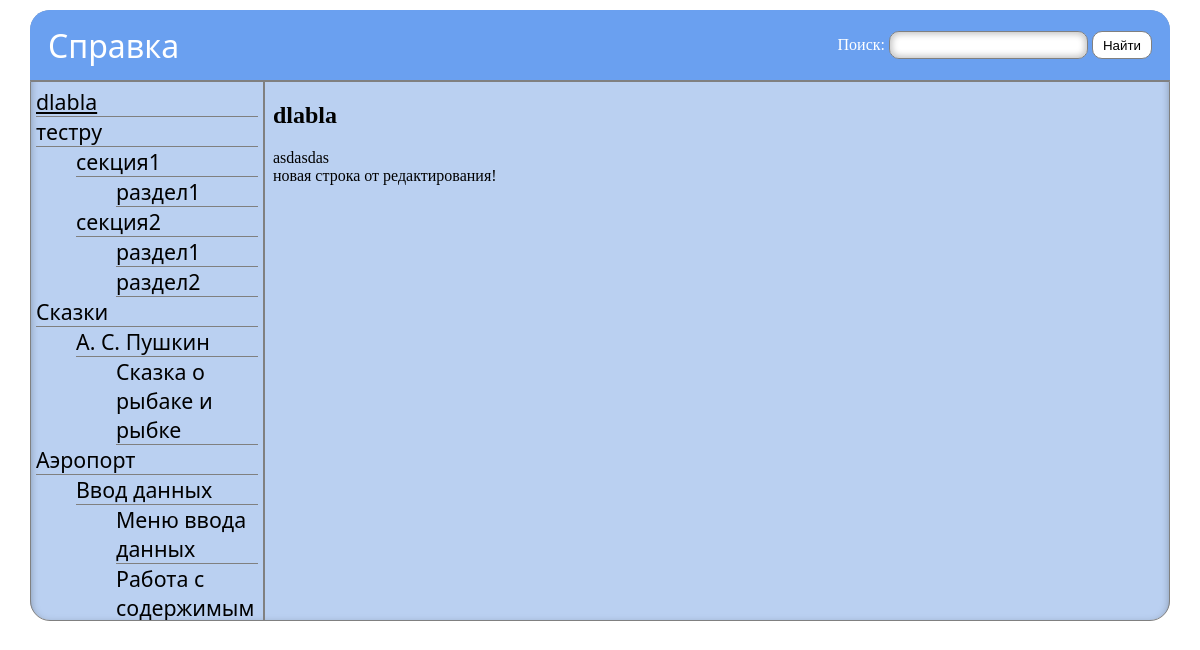
The app's page /?page_id=17 with its own data.
### tables this page shows
CREATE TABLE `ref_system_data` (
  `id` int(11) NOT NULL,
  `type` varchar(64) NOT NULL,
  `parent_id` int(11) DEFAULT NULL,
  `caption` varchar(150) NOT NULL,
  `content` text
);

### classes/ReferenceSystem.php (called while the page is built, shortened)
<?php
include_once 'RSArticle.php';
include_once 'ReferenceSchemeItem.php';
class ReferenceSystem
{
    public static $HierarchyItems = ['Chapter','Section','Subsection'];
    public static function GetArticleByDBId($id)
    {
        $mysqli = new mysqli(DB_HOST, DB_LOGIN, DB_PASSWORD, DB_DATABASE);
        $id = $mysqli->real_escape_string($id);
        $sql = "SELECT * FROM ref_system_data WHERE id = $id";
        if(!$result = $mysqli->query($sql))
            return "Ошибка: " . $mysqli->error . "\n";
        $arr = $result->fetch_assoc();
        return new RSArticle($arr['id'],$arr['caption'], $arr['content'], $arr['type']);
    }
    public static function GetItemChildren($pathOrId)
    {
        $mysqli = new mysqli(DB_HOST, DB_LOGIN, DB_PASSWORD, DB_DATABASE);
        $id = (is_numeric($pathOrId)) ? $pathOrId : self::PathToId($pathOrId);
        $sql = "SELECT id,type,caption FROM ref_system_data WHERE parent_id = $id";
        if(!$result = $mysqli->query($sql))
            return "Ошибка: " . $mysqli->error . "\n";
        $children = array();
        for ($i = 0; !($result->num_rows === 0) and $arr = $result->fetch_assoc(); $i++)
        {
            $children[$i] = new RSArticle($arr['id'],$arr['caption'], null, $arr['type']);
        }
        return $children;
    }
    public static function GetReferenceScheme($scheme)
    {
        if(count($scheme) === 0)
        {
            $mysqli = new mysqli(DB_HOST, DB_LOGIN, DB_PASSWORD, DB_DATABASE);
            $type = self::$HierarchyItems[0];
            $sql = "SELECT id,type,caption FROM ref_system_data WHERE type = '$type'";
            if(!$result = $mysqli->query($sql))
                return "Ошибка: " . $mysqli->error . "\n";
            for ($i = 0; !($result->num_rows === 0) and $arr = $result->fetch_assoc(); $i++) {
                $scheme[$i] = new ReferenceSchemeItem(new RSArticle($arr['id'], $arr['caption'], null, $arr['type']),
                    array(), null, $arr['caption']);
            }
            for($i=0; $i<count($scheme); $i++)
                $scheme[$i]->FirstLevel = $scheme;
            return self::GetReferenceScheme($scheme);
        }
        else
        {
            for($i=0; $i<count($scheme); $i++)
            {
                $path = $scheme[$i]->Path;
                $children = self::GetItemChildren($path);
                for ($j = 0; $j<count($children); $j++)
                {
                    $scheme[$i]->Children[$j] = new ReferenceSchemeItem($children[$j],array(),$scheme[$i]->FirstLevel,
                                                                        $path . '/' . $children[$j]->Caption);
                    if(count($children)>0)
                        self::GetReferenceScheme($scheme[$i]->Children);
                }
            }
            return $scheme[0]->FirstLevel;
        }
    }
    public static function PathToId($path)
    {
        $mysqli = new mysqli(DB_HOST, DB_LOGIN, DB_PASSWORD, DB_DATABASE);
        $path = $mysqli->real_escape_string($path);
        $path = explode('/',$path);
        $parent_id = -1;
        for($i = 0; $i<count($path); $i++)
        {
            $type = self::$HierarchyItems[$i];
            $sql = ($i > 0) ?
                "SELECT id FROM ref_system_data WHERE caption = '$path[$i]' AND type = '$type'  AND parent_id=$parent_id"
                :
                "SELECT id FROM ref_system_data WHERE caption = '$path[$i]' AND type = '$type'";
            if (!$result = $mysqli->query($sql))
                return "Ошибка: " . $mysqli->error . "\n";
            $parent_id = $result->fetch_assoc()['id'];
        }
        return $parent_id;
    }
}

### classes/ReferenceSchemeItem.php (called while the page is built, shortened)
<?php
include_once 'ReferenceSystem.php';
class ReferenceSchemeItem
{
    public function __construct($article, $children, $firstLevel, $path)
    {
        $this->Article = $article;
        $this->FirstLevel = $firstLevel;
        $this->Path = $path;
    }
}

### classes/RSArticle.php (called while the page is built, shortened)
<?php
class RSArticle
{
    public function __construct($id, $caption, $content, $type)
    {
        $this->Id = $id;
        $this->Caption = $caption;
        $this->Content = $content;
    }
}

### index.php (the view, shortened to what this page needs)
<?php
    include_once "classes/ReferenceSystem.php";
?>
<!DOCTYPE HTML>
<html>
<head>
</head>
<body>
    <div class="ItemContainer">
        <div class="ItemHeader" id="header">
            <span class="ItemHeaderText">
                Справка
            </span>
            <form>
                <span style="color: white">Поиск: </span>
                <input type="text" name="searchText" id="searchText">
                <input type="submit" value="Найти" id="searchButton">
            </form>
        </div>
        <div id="RefContainer">
            <div id="TableOfContentsContainer">
                <ul id="TableOfContents">
                    <?php
                    $sch = ReferenceSystem\ReferenceSystem::GetReferenceScheme(array());
                    for($i = 0; $i<count($sch); $i++)
                        PrintVertex($sch[$i]);
                    ?>
                </ul>
            </div>
            <div id="Content">
                <?php
                if(isset($_GET['page_id']) and $_GET['page_id'] != '')
                {
                    $article = ReferenceSystem\ReferenceSystem::GetArticleByDBId(intval($_GET['page_id']));
                    echo "<h2>$article->Caption</h2>\r\n";
                    echo $article->Content;
                }
                ?>
            </div>
        </div>
    </div>
</body>
</html>
<?php
function PrintVertex($Vertex)
{
    $query = '';
    if(isset($_GET['searchText']) AND trim($_GET['searchText']) != '')
    {
        $search = trim($_GET['searchText']);
        $articles = ReferenceSystem\ReferenceSystem::SearchReference($search);
        $flag = false;
        if(count($articles) > 0)
        {
            for($i = 0; $i<count($articles) and !$flag; $i++)
                $flag = $articles[$i]->Id == $Vertex->Article->Id;
        }
        if($flag)
            echo '<li><a href="?page_id=' . $Vertex->Article->Id . $query . '">' . $Vertex->Article->Caption . '</a>' . "</li>\r\n";
        else
            echo '<li><a style="color: gray;" href="?page_id=' . $Vertex->Article->Id . $query . '">' .
                $Vertex->Article->Caption . '</a>' . "</li>\r\n";
    }
    else
        if(isset($_GET['page_id']) and $_GET['page_id'] == $Vertex->Article->Id)
            echo '<li><a style="text-decoration: underline" href="?page_id=' . $Vertex->Article->Id . $query . '">' . $Vertex->Article->Caption . '</a>' . "</li>\r\n";
        else
            echo '<li><a href="?page_id=' . $Vertex->Article->Id . $query . '">' . $Vertex->Article->Caption . '</a>' . "</li>\r\n";
    for($i = 0; $i<count($Vertex->Children); $i++)
    {
        echo "<ul>\r\n";
        PrintVertex($Vertex->Children[$i]);
        echo "</ul>\r\n";
    }
}
?>

### index.php (style rules this page uses)
html, body { height: 97%; margin: 0; }
.ItemContainer { background-color: #bad0f1; box-shadow: inset 0px 4px 9px 0px rgba(0, 0, 0, 0.35); border-radius: 20px; margin: 10px 30px 10px 30px; padding: 0 0 10px 0; height: 600px; }
.ItemHeader { border-radius: 20px 20px 0px 0px; display: flex; justify-content: space-between; align-items: center; border-bottom: 1px solid gray; background-color: rgb(106, 160, 240); text-align: right; vertical-align: center; padding: 10px 18px 10px 18px; height: 50px; }
.ItemHeaderText { font-family: "Segoe UI", sans-serif; font-size: 24pt; color: white; }
#RefContainer { overflow: hidden; display: flex; justify-content: space-between; border: 1px solid gray; border-radius: 0px 0px 20px 20px; height: 538px; }
#TableOfContentsContainer { font-family: "Segoe UI", sans-serif; font-size: 16pt; overflow: auto; width: 20%; padding-left: 5px; padding-right: 5px; border-right: 1px solid gray; }
#Content { overflow: auto; width:80%; padding: 0px 8px 0px 8px; border-left: 1px solid gray; }
#TableOfContents { list-style-type: none; margin: 5px 0px 5px 0px; padding: 0px; }
#TableOfContents li { border-bottom: 1px solid gray; }
#TableOfContents ul { list-style-type: none; }
#searchText { border: 1px solid gray; border-radius: 10px; background-color: white; box-shadow: inset 0px 0px 6.75px 2.25px rgba(0, 0, 0, 0.23); padding: 3px 10px 3px 10px; height: 20px; }
#searchButton { border-radius: 10px; border: 1px solid gray; background-color: white; height: 28px; padding: 3px 10px 3px 10px; cursor: pointer; }
a { color: black; text-decoration: none; }

### records on screen
ref_system_data: caption "dlabla", content "asdasdas новая строка от редактирования!"
ref_system_data: caption "тестру"
ref_system_data: caption "секция1"
ref_system_data: caption "раздел1"
ref_system_data: caption "секция2"
ref_system_data: caption "раздел1"
ref_system_data: caption "раздел2"
ref_system_data: caption "Сказки"
ref_system_data: caption "А. С. Пушкин"
ref_system_data: caption "Сказка о рыбаке и рыбке"
ref_system_data: caption "Аэропорт"
ref_system_data: caption "Ввод данных"
ref_system_data: caption "Меню ввода данных"
ref_system_data: caption "Работа с содержимым"
